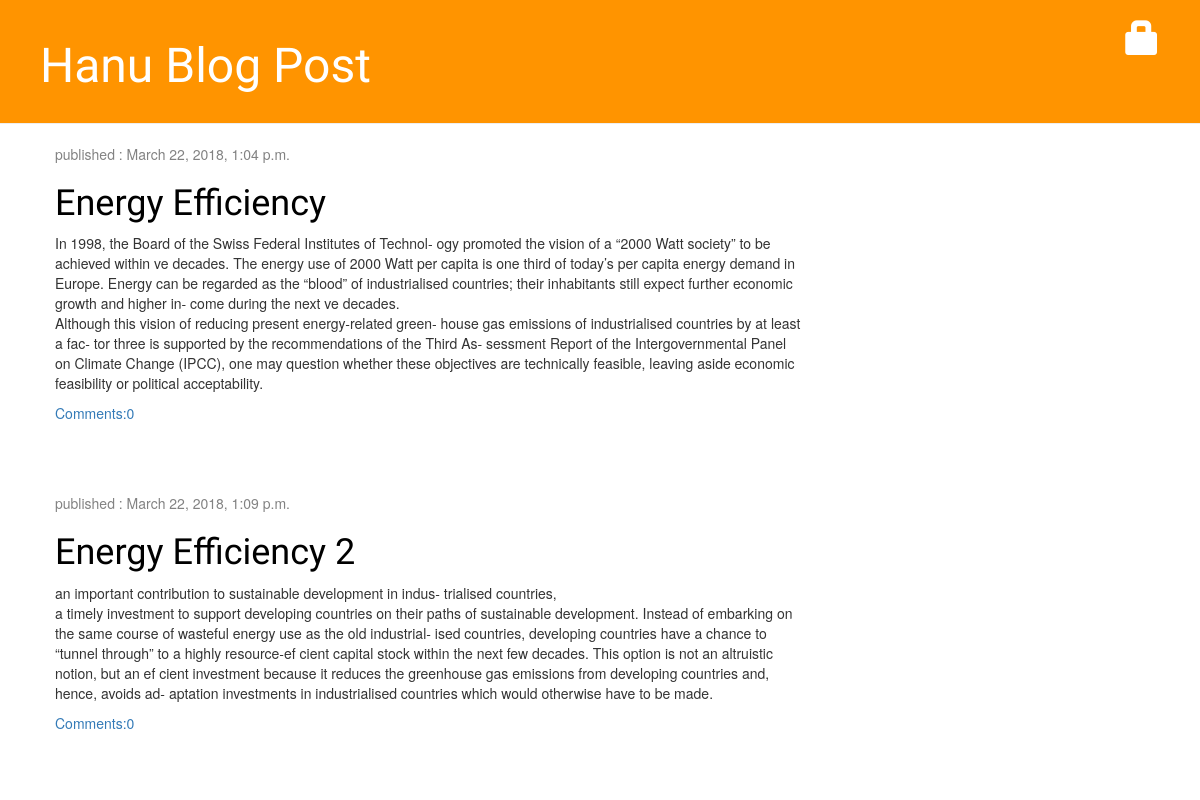
/, run on an earlier commit of the app's database.
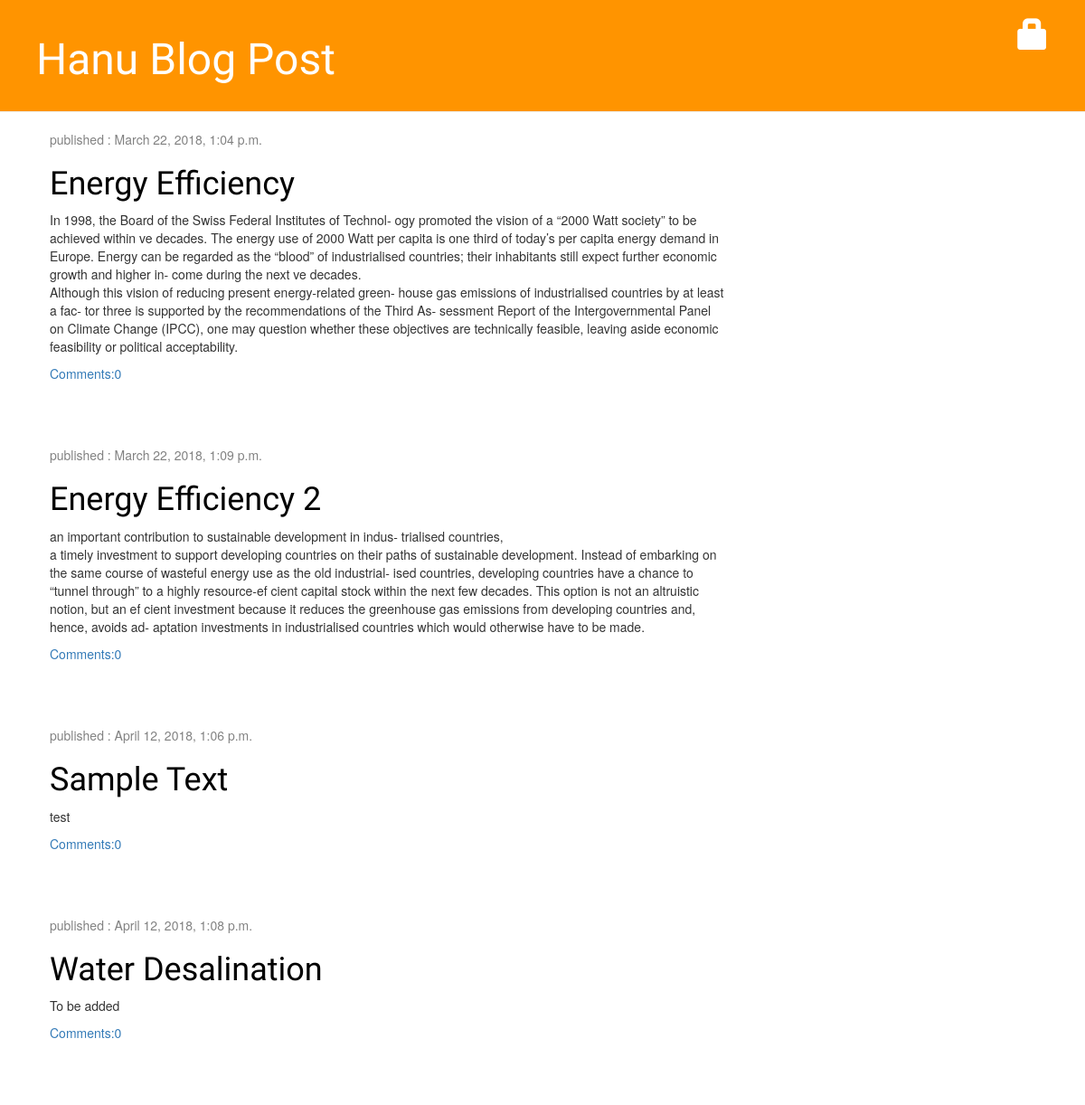
And on a later commit of the database.
### blog/models.py (models this page shows, shortened)
class Post(models.Model):
    author = models.ForeignKey('auth.User', on_delete=models.CASCADE)
    title = models.CharField(max_length=200)
    text = models.TextField()
    created_date = models.DateTimeField(default=timezone.now)
    published_date = models.DateTimeField(blank=True, null=True)
    def approved_comments(self):
        return self.comments.filter(approved_comment=True)

### blog/views.py (the view)
# urls.py: urlpatterns = [ url(r'^$',views.post_list, name = 'post_list'),
def post_list(request):
    posts = Post.objects.all()
    return render(request, 'blog/post_list.html',{'posts':posts}) #request: anything from user / blog/post_list.html: template page /posts : to fill in the template with data

### blog/templates/blog/post_list.html
{% extends 'blog/base.html' %}
{% block content %}
        {% for post in posts %}
                <div class="post">
                     <div class="date">
                            <p>published : {{post.created_date}}</p>
                      </div>
                     <h1><a href="{% url 'post_detail' pk=post.pk %}">{{ post.title }}</a></h1>
                     <p>{{ post.text|linebreaksbr}}</p>
                     <a href="{% url 'post_detail' pk=post.pk %}">Comments:{{ post.approved_comments.count }}</a>
                </div>
       {% endfor %}
{% endblock %}

What changed in the data, as far as the page shows it:
added Post: created_date "April 12, 2018, 1:06 p.m.", title "Sample Text", text "test", approved_comments.count "0"
added Post: created_date "April 12, 2018, 1:08 p.m.", title "Water Desalination", text "To be added", approved_comments.count "0"
